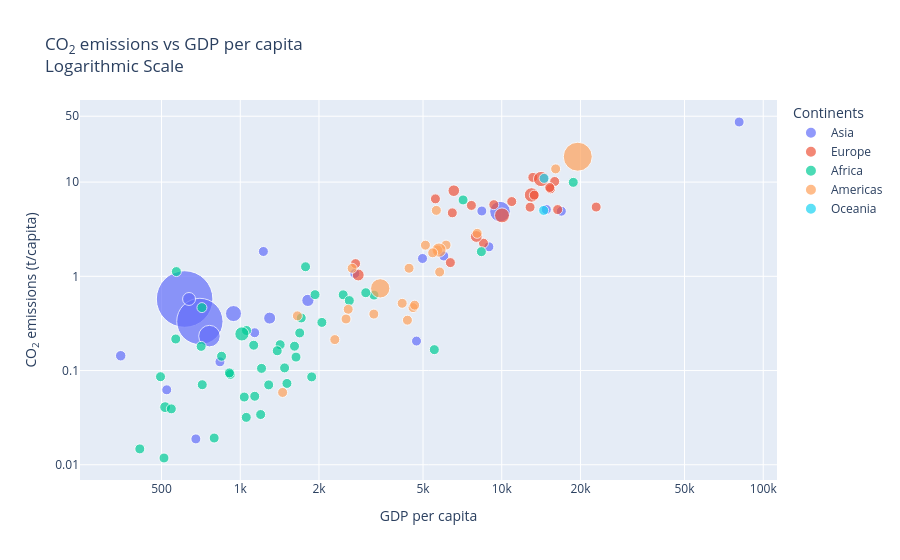

The notebook cell this image was saved under:
### Markdown cell above
Now let’s focus and discover this period of time

### Code cell
df_best_year = df[df["Year"] == best_year]
fig = px.scatter(
    df_best_year,
    x="gdpPercap",
    y="CO2 emissions (metric tons per capita)",
    size="pop",
    size_max=40,  # Increased from default to make small countries visible
    color="continent",
    # Log scale handles the high variance and proportional changes
    log_x=True,
    log_y=True,
    hover_data=["Country Name", "Year"],
    title="CO<sub>2</sub> emissions vs GDP per capita <br>Logarithmic Scale",
    labels={
        "CO2 emissions (metric tons per capita)": "CO<sub>2</sub> emissions (t/capita)",
        "gdpPercap": "GDP per capita",
    },
)
fig.update_traces(
    # 'area' ensures that doubling the value doubles the circle's area, not its radius
    marker=dict(sizemode="area", sizemin=5),
    # Custom hover template removes the 'trace number' default
    hovertemplate=(
        "<b>%{customdata[0]}</b><br>"
        "GDP per Capita: %{x:$,.0f}<br>"
        "CO₂ emissions: %{y:.3g} t/capita<br>"
        "<extra></extra>"
    ),
    customdata=df_1962[["Country Name"]],
)
fig.update_xaxes(
    type="log", range=[2, None], tickmode="auto", nticks=5, tickformat="~s"
)
y_ticks = [0.01, 0.1, 1, 10, 50]
fig.update_yaxes(
    # Explicit strings to avoid floating point artifacts
    type="log",
    tickmode="array",
    tickvals=y_ticks,
    ticktext=[str(v) for v in y_ticks],
)
fig.update_layout(legend_title_text="Continents")
fig.show()

### Figure 1 — Plotly figure (JSON) as saved in the notebook; plotly's stock layout.template omitted (floating-point values rounded to 4 significant figures; data arrays with more than 128 entries replaced by an {"elided": "..."} marker saying what was removed)
{"data": [{"customdata": {"elided": "259x1 str values"}, "hovertemplate": "<b>%{customdata[0]}</b><br>GDP per Capita: %{x:$,.0f}<br>CO₂ emissions: %{y:.3g} t/capita<br><extra></extra>", "legendgroup": "Asia", "marker": {"color": "#636efa", "size": [11540000.0, 202200.0, 62820000.0, 6960000.0, 754600000.0, 506000000.0, 109300000.0, 8519000.0, 2694000.0, 100800000.0, 1255000.0, 575000.0, 2187000.0, 10150000.0, 1150000.0, 25870000.0, 11260000.0, 714800.0, 60640000.0, 35360000.0, 5618000.0, 1978000.0, 11740000.0, 34020000.0, 39460000.0], "sizemin": 5, "sizemode": "area", "sizeref": 471600.0, "symbol": "circle"}, "mode": "markers", "name": "Asia", "orientation": "v", "showlegend": true, "type": "scatter", "x": [836.2, 14800.0, 721.2, 523.4, 612.7, 700.8, 762.4, 8931.0, 8394.0, 9848.0, 2742.0, 80890.0, 6007.0, 2278.0, 1226.0, 349.0, 676.4, 4721.0, 942.4, 1814.0, 16900.0, 4977.0, 1136.0, 1295.0, 637.1], "xaxis": "x", "y": [0.1238, 5.121, NaN, 0.06244, 0.5742, 0.3318, 0.2319, 2.056, 4.933, 4.864, 1.072, 43.43, 1.642, NaN, 1.835, 0.1435, 0.01881, 0.2055, 0.4025, 0.5554, 4.909, 1.546, 0.2519, 0.3602, 0.5749], "yaxis": "y"}, {"customdata": {"elided": "259x1 str values"}, "hovertemplate": "<b>%{customdata[0]}</b><br>GDP per Capita: %{x:$,.0f}<br>CO₂ emissions: %{y:.3g} t/capita<br><extra></extra>", "legendgroup": "Europe", "marker": {"color": "#EF553B", "size": [1984000.0, 7377000.0, 9556000.0, 3585000.0, 8310000.0, 4174000.0, 9835000.0, 4839000.0, 4606000.0, 49570000.0, 76370000.0, 8716000.0, 10220000.0, 198700.0, 2900000.0, 52670000.0, 501000.0, 12600000.0, 3786000.0, 31790000.0, 9103000.0, 19280000.0, 7971000.0, 4442000.0, 1647000.0, 32850000.0, 7868000.0, 6063000.0, 33410000.0, 54960000.0], "sizemin": 5, "sizemode": "area", "sizeref": 471600.0, "symbol": "circle"}, "mode": "markers", "name": "Europe", "orientation": "v", "showlegend": true, "type": "scatter", "x": [2760.0, 12830.0, 13150.0, 2172.0, 5577.0, 6960.0, 11400.0, 15940.0, 10920.0, 13000.0, 14750.0, 8513.0, 9327.0, 13320.0, 7656.0, 10020.0, 5908.0, 15360.0, 16360.0, 6557.0, 6362.0, 6471.0, 7992.0, 8413.0, 9405.0, 7994.0, 15260.0, 22970.0, 2826.0, 14140.0], "xaxis": "x", "y": [1.364, 5.418, 11.22, NaN, 6.638, NaN, NaN, 10.15, 6.213, 7.306, NaN, 2.249, 5.758, 7.269, 5.655, 4.431, NaN, 8.476, 5.107, 8.106, 1.398, 4.716, NaN, NaN, NaN, 2.647, 8.77, 5.435, 1.033, 10.78], "yaxis": "y"}, {"customdata": {"elided": "259x1 str values"}, "hovertemplate": "<b>%{customdata[0]}</b><br>GDP per Capita: %{x:$,.0f}<br>CO₂ emissions: %{y:.3g} t/capita<br><extra></extra>", "legendgroup": "Africa", "marker": {"color": "#00cc96", "size": [12760000.0, 5247000.0, 2427000.0, 553500.0, 5128000.0, 3331000.0, 6336000.0, 1734000.0, 3496000.0, 217400.0, 4745000.0, 127600.0, 259900.0, 1820000.0, 27860000.0, 489000.0, 8490000.0, 3451000.0, 601300.0, 10190000.0, 996400.0, 1279000.0, 1759000.0, 6335000.0, 4147000.0, 5212000.0, 1231000.0, 789300.0, 14770000.0, 8681000.0, 706600.0, 4534000.0, 47290000.0, 3451000.0, 70790.0, 3966000.0, 2662000.0, 3429000.0, 21000000.0, 12720000.0, 420700.0, 12610000.0, 1736000.0, 4787000.0, 8900000.0, 3900000.0, 4995000.0], "sizemin": 5, "sizemode": "area", "sizeref": 471600.0, "symbol": "circle"}, "mode": "markers", "name": "Africa", "orientation": "v", "showlegend": true, "type": "scatter", "x": [3247.0, 5523.0, 1036.0, 1215.0, 794.8, 413.0, 1508.0, 1136.0, 1197.0, 1876.0, 2052.0, 3020.0, 915.6, 468.8, 516.1, 8359.0, 1126.0, 708.8, 715.6, 1057.0, 498.6, 713.6, 18770.0, 1634.0, 495.5, 545.0, 1421.0, 2475.0, 1711.0, 566.7, 3794.0, 1054.0, 1015.0, 511.0, 1385.0, 1612.0, 1206.0, 1285.0, 7114.0, 1688.0, 2613.0, 848.2, 1478.0, 1932.0, 908.9, 1777.0, 569.8], "xaxis": "x", "y": [0.6321, 0.1667, 0.05232, NaN, 0.01922, 0.01474, 0.07298, 0.05334, 0.03415, 0.08566, 0.3243, 0.6698, 0.09088, NaN, 0.04088, 1.827, 0.1857, 0.1805, 0.07074, 0.2661, NaN, 0.4657, 9.941, 0.1389, 0.08604, 0.0392, 0.1882, 0.6362, 0.3616, 0.2162, NaN, 0.03185, 0.2447, 0.0118, 0.1621, 0.1813, 0.1054, 0.07045, 6.466, 0.2508, 0.5525, 0.1419, 0.1067, 0.6389, 0.09445, 1.264, 1.123], "yaxis": "y"}, {"customdata": {"elided": "259x1 str values"}, "hovertemplate": "<b>%{customdata[0]}</b><br>GDP per Capita: %{x:$,.0f}<br>CO₂ emissions: %{y:.3g} t/capita<br><extra></extra>", "legendgroup": "Americas", "marker": {"color": "#FFA15A", "size": [22930000.0, 4041000.0, 88050000.0, 20820000.0, 8859000.0, 19760000.0, 1589000.0, 8139000.0, 4049000.0, 5432000.0, 3233000.0, 4691000.0, 4318000.0, 2501000.0, 1861000.0, 48000000.0, 1865000.0, 1405000.0, 2288000.0, 12130000.0, 2649000.0, 960200.0, 198700000.0, 2749000.0], "sizemin": 5, "sizemode": "area", "sizeref": 471600.0, "symbol": "circle"}, "mode": "markers", "name": "Americas", "orientation": "v", "showlegend": true, "type": "scatter", "x": [8053.0, 2587.0, 3430.0, 16080.0, 5107.0, 2679.0, 4162.0, 5690.0, 1654.0, 4579.0, 4359.0, 3243.0, 1452.0, 2538.0, 6125.0, 5755.0, 4643.0, 4421.0, 2299.0, 5788.0, 6929.0, 5621.0, 19530.0, 5445.0], "xaxis": "x", "y": [2.858, 0.4466, 0.745, 13.81, 2.141, 1.217, 0.5171, 1.906, 0.3805, 0.4658, 0.3425, 0.3973, 0.05857, 0.3525, 2.145, 1.9, 0.494, 1.218, 0.213, 1.112, NaN, 5.01, 18.6, 1.776], "yaxis": "y"}, {"customdata": {"elided": "259x1 str values"}, "hovertemplate": "<b>%{customdata[0]}</b><br>GDP per Capita: %{x:$,.0f}<br>CO₂ emissions: %{y:.3g} t/capita<br><extra></extra>", "legendgroup": "Oceania", "marker": {"color": "#19d3f3", "size": [11870000.0, 2728000.0], "sizemin": 5, "sizemode": "area", "sizeref": 471600.0, "symbol": "circle"}, "mode": "markers", "name": "Oceania", "orientation": "v", "showlegend": true, "type": "scatter", "x": [14530.0, 14460.0], "xaxis": "x", "y": [10.96, 5.008], "yaxis": "y"}], "layout": {"legend": {"itemsizing": "constant", "title": {"text": "Continents"}, "tracegroupgap": 0}, "title": {"text": "CO<sub>2</sub> emissions vs GDP per capita <br>Logarithmic Scale"}, "xaxis": {"anchor": "y", "domain": [0, 1], "nticks": 5, "range": [2, null], "tickformat": "~s", "tickmode": "auto", "title": {"text": "GDP per capita"}, "type": "log"}, "yaxis": {"anchor": "x", "domain": [0, 1], "tickmode": "array", "ticktext": ["0.01", "0.1", "1", "10", "50"], "tickvals": [0.01, 0.1, 1, 10, 50], "title": {"text": "CO<sub>2</sub> emissions (t/capita)"}, "type": "log"}}}
